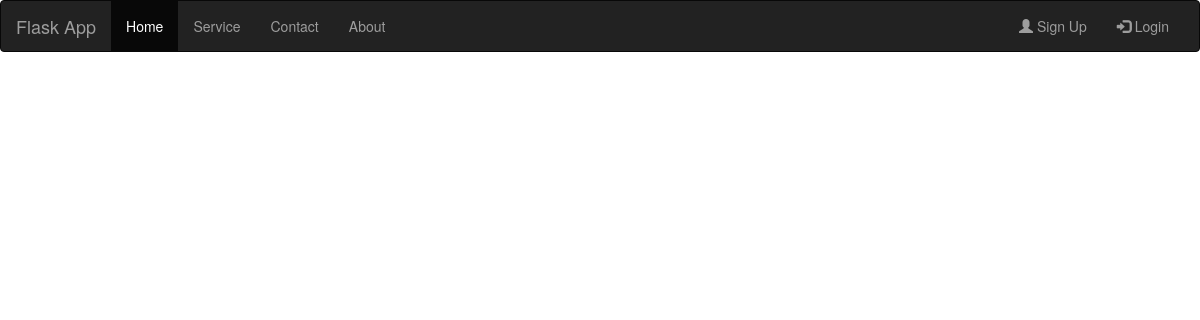
Page /home on the earlier database version.
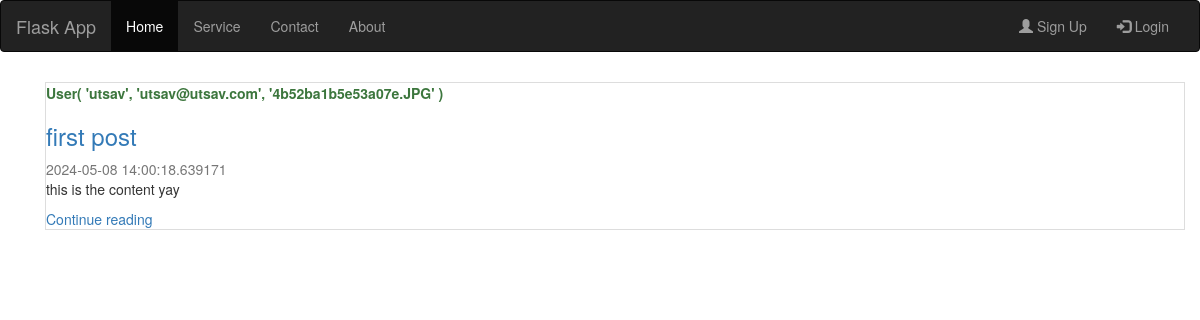
Same page on the later database version.
### flaskblog/models.py (models this page shows, shortened)
class Post(db.Model):
    id =  mapped_column(db.Integer, primary_key=True)
    title = mapped_column(db.String(100), nullable=False)
    date_posted = mapped_column(db.DateTime, nullable=False, default = datetime.now())
    content = mapped_column(db.Text, nullable=False)
    user_id = mapped_column(db.Integer, db.ForeignKey('user.id'), nullable=False)

class User(db.Model, UserMixin):
    id =  mapped_column(db.Integer, primary_key=True)
    username = mapped_column(db.String(20), unique = True, nullable=False)
    email = mapped_column(db.String(120), unique = True, nullable=False)
    image_file = mapped_column(db.String(20), nullable=False, default = 'default.jpeg')
    password = mapped_column(db.String(60), nullable=False)
    post = db.relationship('Post', backref = 'author', lazy=True)
    def __repr__(self):
        return f"User( '{self.username}', '{self.email}', '{self.image_file}' )"

### flaskblog/routes.py (the view)
@app.route('/')
@app.route('/home')
def home():
    blog_posts = Post.query.all()
    return render_template("homepage.html", posts = blog_posts, title = 'Flask App')

### flaskblog/templates/homepage.html
{% extends "layout.html" %}
{% block content %}
<body>
    <section>
        {% for post in posts %}
        <div class="container" style="margin-top: 10px;">
            <div class="card flex-md-row mb-4 box-shadow h-md-250" style="border: 1px solid #ddd;">
                <div class="card-body d-flex flex-column align-items-start">
                    <strong class="d-inline-block mb-2 text-success">{{ post.author }}</strong>
                    <h3 class="mb-0">
                        <a class="text-dark" href="#">{{ post.title }}</a>
                    </h3>
                    <div class="mb-1 text-muted">{{ post.date_posted }}</div>
                    <p class="card-text mb-auto">{{ post.content }}</p>
                    <a href="#">Continue reading</a>
                </div>
            </div>
        </div>
        {% endfor %}
    </section>
</body>
{% endblock content %}

### flaskblog/templates/layout.html (shortened to what this page needs)
<!DOCTYPE html>
<html lang="en">
<head>
    <link rel="stylesheet" href="https://maxcdn.bootstrapcdn.com/bootstrap/3.4.1/css/bootstrap.min.css">
</head>
<body>
    <nav class="navbar navbar-inverse">
        <div class="container-fluid">
          <div class="navbar-header">
            <a class="navbar-brand" href="{{ url_for('home') }}">Flask App</a>
          </div>
          <div class="collapse navbar-collapse" id="myNavbar">
            <ul class="nav navbar-nav">
              <li class="active"><a href="{{ url_for('home') }}">Home</a></li>
              <li><a href="#">Service</a></li>
              <li><a href="#">Contact</a></li>
              <li><a href="{{ url_for('about') }}">About</a></li>
            </ul>
            <ul class="nav navbar-nav navbar-right">
              {% if current_user.is_authenticated %}
                <li><a href="/post/new"><span class="glyphicon glyphicon-plus"></span>  New Post</a></li>
                <li><a href="/account"><span class="glyphicon glyphicon-user"></span>  Account</a></li>
                <li><a href="/logout"><span class="glyphicon glyphicon-log-out"></span>  Log out</a></li>
              {% else %}
                <li><a href="/register"><span class="glyphicon glyphicon-user"></span> Sign Up</a></li>
                <li><a href="/login"><span class="glyphicon glyphicon-log-in"></span> Login</a></li>
              {% endif %}
            </ul>
          </div>
        </div>
    </nav>
    <div class="container d-flex justify-content-center align-items-center vh-100">
      <div>
          {% block content %} {% endblock %}
      </div>
  </div>
</body>
</html>

Differences in the rows shown:
added Post: author "User( 'utsav', 'utsav@utsav.com', '4b52ba1b5e53a07e.JPG' )", title "first post", date_posted "2024-05-08 14:00:18.639171", content "this is the content yay"
